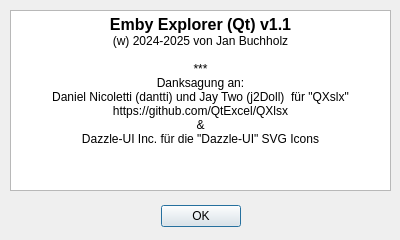
<?xml version="1.0" encoding="UTF-8"?>
<ui version="4.0">
 <class>AboutDialog</class>
 <widget class="QDialog" name="AboutDialog">
  <property name="geometry">
   <rect>
    <x>0</x>
    <y>0</y>
    <width>400</width>
    <height>240</height>
   </rect>
  </property>
  <property name="windowTitle">
   <string>Über Emby Explorer (Qt)</string>
  </property>
  <widget class="QDialogButtonBox" name="buttonBox">
   <property name="geometry">
    <rect>
     <x>30</x>
     <y>200</y>
     <width>341</width>
     <height>32</height>
    </rect>
   </property>
   <property name="orientation">
    <enum>Qt::Orientation::Horizontal</enum>
   </property>
   <property name="standardButtons">
    <set>QDialogButtonBox::StandardButton::Ok</set>
   </property>
   <property name="centerButtons">
    <bool>true</bool>
   </property>
  </widget>
  <widget class="QTextEdit" name="textEdit">
   <property name="geometry">
    <rect>
     <x>10</x>
     <y>10</y>
     <width>381</width>
     <height>181</height>
    </rect>
   </property>
   <property name="html">
    <string>&lt;!DOCTYPE HTML PUBLIC &quot;-//W3C//DTD HTML 4.0//EN&quot; &quot;http://www.w3.org/TR/REC-html40/strict.dtd&quot;&gt;
&lt;html&gt;&lt;head&gt;&lt;meta name=&quot;qrichtext&quot; content=&quot;1&quot; /&gt;&lt;meta charset=&quot;utf-8&quot; /&gt;&lt;style type=&quot;text/css&quot;&gt;
p, li { white-space: pre-wrap; }
hr { height: 1px; border-width: 0; }
li.unchecked::marker { content: &quot;\2610&quot;; }
li.checked::marker { content: &quot;\2612&quot;; }
&lt;/style&gt;&lt;/head&gt;&lt;body style=&quot; font-family:'Segoe UI'; font-size:9pt; font-weight:400; font-style:normal;&quot;&gt;
&lt;p align=&quot;center&quot; style=&quot; margin-top:0px; margin-bottom:0px; margin-left:0px; margin-right:0px; -qt-block-indent:0; text-indent:0px;&quot;&gt;&lt;span style=&quot; font-size:12pt; font-weight:700;&quot;&gt;Emby Explorer (Qt) v1.1&lt;/span&gt;&lt;/p&gt;
&lt;p align=&quot;center&quot; style=&quot; margin-top:0px; margin-bottom:0px; margin-left:0px; margin-right:0px; -qt-block-indent:0; text-indent:0px;&quot;&gt;(w) 2024-2025 von Jan Buchholz&lt;/p&gt;
&lt;p align=&quot;center&quot; style=&quot;-qt-paragraph-type:empty; margin-top:0px; margin-bottom:0px; margin-left:0px; margin-right:0px; -qt-block-indent:0; text-indent:0px;&quot;&gt;&lt;br /&gt;&lt;/p&gt;
&lt;p align=&quot;center&quot; style=&quot; margin-top:0px; margin-bottom:0px; margin-left:0px; margin-right:0px; -qt-block-indent:0; text-indent:0px;&quot;&gt;***&lt;/p&gt;
&lt;p align=&quot;center&quot; style=&quot; margin-top:0px; margin-bottom:0px; margin-left:0px; margin-right:0px; -qt-block-indent:0; text-indent:0px;&quot;&gt;Danksagung an:&lt;/p&gt;
&lt;p align=&quot;center&quot; style=&quot; margin-top:0px; margin-bottom:0px; margin-left:0px; margin-right:0px; -qt-block-indent:0; text-indent:0px;&quot;&gt;Daniel Nicoletti (dantti) und Jay Two (j2Doll)  für &amp;quot;QXslx&amp;quot;&lt;/p&gt;
&lt;p align=&quot;center&quot; style=&quot; margin-top:0px; margin-bottom:0px; margin-left:0px; margin-right:0px; -qt-block-indent:0; text-indent:0px;&quot;&gt;https://github.com/QtExcel/QXlsx&lt;/p&gt;
&lt;p align=&quot;center&quot; style=&quot; margin-top:0px; margin-bottom:0px; margin-left:0px; margin-right:0px; -qt-block-indent:0; text-indent:0px;&quot;&gt;&amp;amp;&lt;/p&gt;
&lt;p align=&quot;center&quot; style=&quot; margin-top:0px; margin-bottom:0px; margin-left:0px; margin-right:0px; -qt-block-indent:0; text-indent:0px;&quot;&gt;Dazzle-UI Inc. für die &amp;quot;Dazzle-UI&amp;quot; SVG Icons&lt;/p&gt;
&lt;p align=&quot;center&quot; style=&quot;-qt-paragraph-type:empty; margin-top:0px; margin-bottom:0px; margin-left:0px; margin-right:0px; -qt-block-indent:0; text-indent:0px;&quot;&gt;&lt;br /&gt;&lt;/p&gt;&lt;/body&gt;&lt;/html&gt;</string>
   </property>
  </widget>
 </widget>
 <resources/>
 <connections>
  <connection>
   <sender>buttonBox</sender>
   <signal>accepted()</signal>
   <receiver>AboutDialog</receiver>
   <slot>accept()</slot>
   <hints>
    <hint type="sourcelabel">
     <x>248</x>
     <y>254</y>
    </hint>
    <hint type="destinationlabel">
     <x>157</x>
     <y>274</y>
    </hint>
   </hints>
  </connection>
  <connection>
   <sender>buttonBox</sender>
   <signal>rejected()</signal>
   <receiver>AboutDialog</receiver>
   <slot>reject()</slot>
   <hints>
    <hint type="sourcelabel">
     <x>316</x>
     <y>260</y>
    </hint>
    <hint type="destinationlabel">
     <x>286</x>
     <y>274</y>
    </hint>
   </hints>
  </connection>
 </connections>
</ui>
